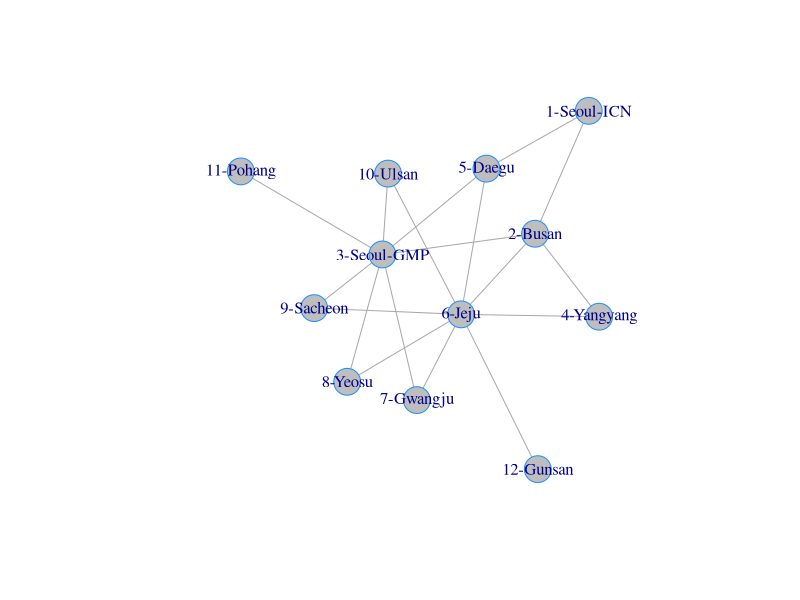

This figure's R source:
## ---- chunk 1
library(igraph)
## ---- chunk 2
airports = c(
  "1-Seoul-ICN",
  "2-Busan",
  "3-Seoul-GMP",
  "4-Yangyang",
  "5-Daegu",
  "6-Jeju",
  "7-Gwangju",
  "8-Yeosu",
  "9-Sacheon",
  "10-Ulsan",
  "11-Pohang",
  "12-Gunsan"
  )
airports
## ---- chunk 3
edges = cbind(c(1, 5),c(1, 2),c(2, 3),c(2, 4),c(5, 3),c(5, 6),c(3, 7),c(3, 8),c(3, 9),c(3, 10),c(3, 11),c(6, 7),c(6, 12),c(6, 4),c(6, 8),c(6, 9),c(6, 10),c(6, 2))
A = matrix(0,nrow=12,ncol=12) #
for (i in 1:ncol(edges)){ A[edges[1,i],edges[2,i]] = 1}
A = A + t(A)
A = rbind(c(0,1,0,0,1,0,0,0,0,0,0,0),
c(1,0,1,1,0,1,0,0,0,0,0,0),
c(0,1,0,0,1,0,1,1,1,1,1,0),
c(0,1,0,0,0,1,0,0,0,0,0,0),
c(1,0,1,0,0,1,0,0,0,0,0,0),
c(0,1,0,1,1,0,1,1,1,1,0,1),
c(0,0,1,0,0,1,0,0,0,0,0,0),
c(0,0,1,0,0,1,0,0,0,0,0,0),
c(0,0,1,0,0,1,0,0,0,0,0,0),
c(0,0,1,0,0,1,0,0,0,0,0,0),
c(0,0,1,0,0,0,0,0,0,0,0,0),
c(0,0,0,0,0,1,0,0,0,0,0,0))
## ---- chunk 4
g=graph_from_adjacency_matrix(A,mode='undirected')
coords = layout_with_fr(g)
V(g)$label = airports
plot(g, vertex.color='gray', layout=coords,vertex.frame.color="dodgerblue")
